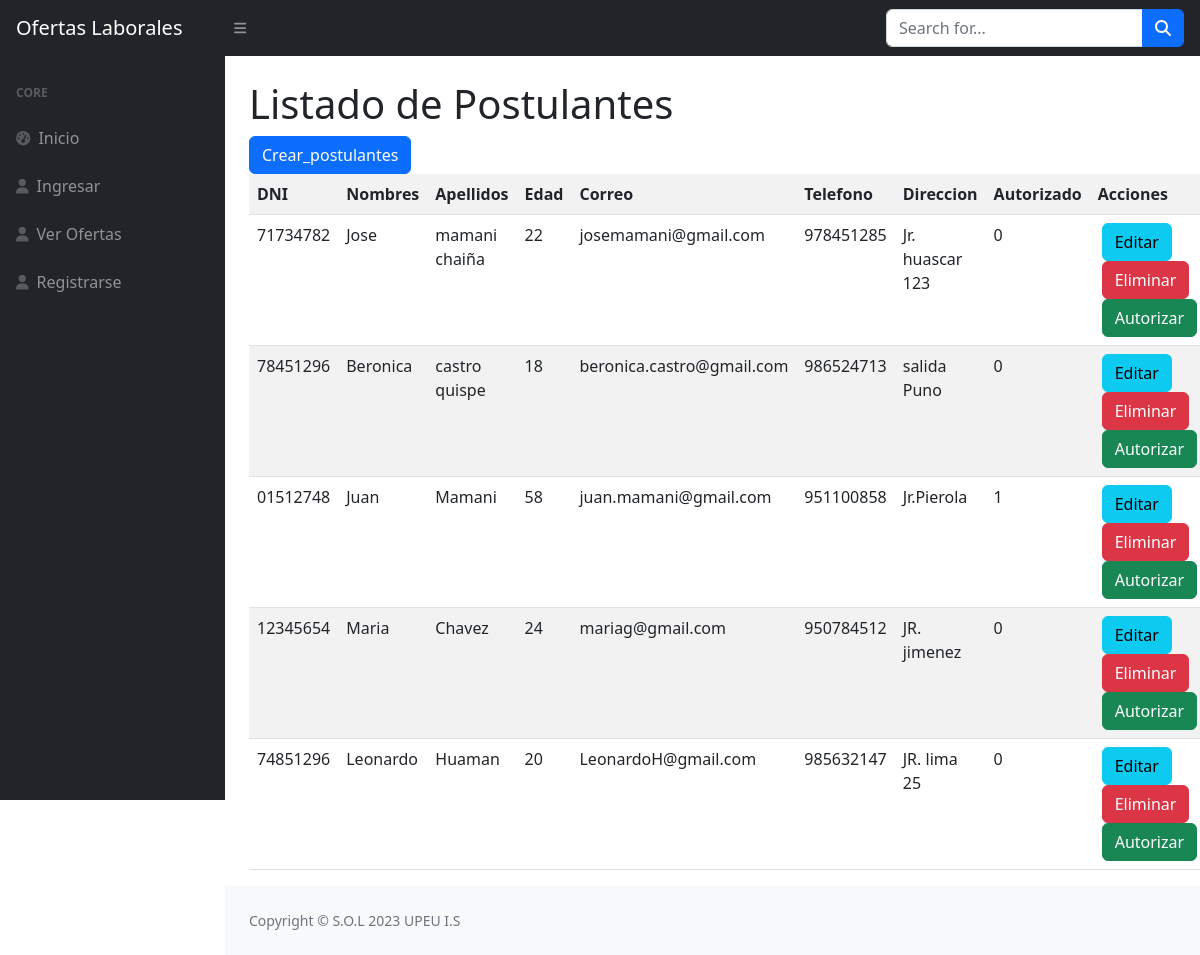
/source/admin/listar_postulantes.php, run on the app's committed database.
### tables this page shows
CREATE TABLE `postulantes` (
  `id` int(3) NOT NULL,
  `dni` varchar(10) NOT NULL DEFAULT '',
  `nombres` varchar(128) NOT NULL DEFAULT '',
  `apellidos` varchar(128) NOT NULL DEFAULT '',
  `edad` int(11) DEFAULT NULL,
  `correo` varchar(256) NOT NULL DEFAULT '',
  `telefono` varchar(10) DEFAULT '',
  `direccion` varchar(128) NOT NULL DEFAULT '',
  `estado_civil` varchar(64) NOT NULL DEFAULT '',
  `especialidad` varchar(256) NOT NULL DEFAULT '',
  `archivo_cv` blob NOT NULL,
  `autorizado` tinyint(1) NOT NULL DEFAULT 0,
  `id_usuario` int(4) NOT NULL DEFAULT 0
);

### source/admin/listar_postulantes.php (the view, shortened to what this page needs)
<?php
    include("../../includes/header.php");
    $conexion = conectar();
?>
<main>
     <div class="container-fluid px-4">
            <h1 class="mt-4">Listado de Postulantes</h1>
            <?php
                $sql="SELECT * FROM postulantes";
                $registros=mysqli_query($conexion,$sql);
                echo '<button class="btn btn-primary" onClick="f_crear_postulantes()" >Crear_postulantes</button>';
                echo '<table class="table table-striped">';
                echo '<th>DNI</th>';
                echo '<th>Nombres</th>';
                echo '<th>Apellidos</th>';
                echo '<th>Edad</th>';
                echo '<th>Correo</th>';
                echo '<th>Telefono</th>';
                echo '<th>Direccion</th>';
                echo '<th>Autorizado</th>';
                echo '<th>Acciones</th>';
                while($fila=mysqli_fetch_assoc($registros)){
                    echo '<tr>';
                        echo '<td>'.$fila['dni'].'</td>';
                        echo '<td>'.$fila['nombres'].'</td>';
                        echo '<td>'.$fila['apellidos'].'</td>';
                        echo '<td>'.$fila['edad'].'</td>';
                        echo '<td>'.$fila['correo'].'</td>';
                        echo '<td>'.$fila['telefono'].'</td>';
                        echo '<td>'.$fila['direccion'].'</td>';
                        echo '<td>'.$fila['autorizado'].'</td>';
                        echo '<td>';
                        echo '<button class="btn btn-info mx-1" onClick="f_editar_postulante('.$fila['id'].')">Editar</button>';
                        echo '<button class="btn btn-danger mx-1" onClick="f_eliminar_postulante('.$fila['id'].')">Eliminar</button>';
                        echo '<button class="btn btn-success mx-1" onClick="f_autorizar_postulante('.$fila['id'].')">Autorizar</button>';
                        echo '</td>';
                    echo '</tr>';
                }
                echo '</table>';
            ?>
    </div>
</main>
<?php
    include("../../includes/footer.php");
?>

### includes/header.php (shortened to what this page needs)
<!DOCTYPE html>
<html lang="en">
    <head>
        <link href="https://cdn.jsdelivr.net/npm/simple-datatables@7.1.2/dist/style.min.css" rel="stylesheet" />
        <link href="http://localhost/ofertas/plantilla/css/styles.css" rel="stylesheet" />
    </head>
    <body class="sb-nav-fixed">
        <nav class="sb-topnav navbar navbar-expand navbar-dark bg-dark">
            <a class="navbar-brand ps-3" href="index.html">Ofertas Laborales</a>
            <button class="btn btn-link btn-sm order-1 order-lg-0 me-4 me-lg-0" id="sidebarToggle" href="#!"><i class="fas fa-bars"></i></button>
            <form class="d-none d-md-inline-block form-inline ms-auto me-0 me-md-3 my-2 my-md-0">
                <div class="input-group">
                    <input class="form-control" type="text" placeholder="Search for..." aria-label="Search for..." aria-describedby="btnNavbarSearch" />
                    <button class="btn btn-primary" id="btnNavbarSearch" type="button"><i class="fas fa-search"></i></button>
                </div>
            </form>
        </nav>
        <div id="layoutSidenav">
            <div id="layoutSidenav_nav">
                <nav class="sb-sidenav accordion sb-sidenav-dark" id="sidenavAccordion">
                    <div class="sb-sidenav-menu">
                        <div class="nav">
                            <div class="sb-sidenav-menu-heading">Core</div>
                            <a class="nav-link" href="<?=RUTA_GENERAL; ?>index.php">
                                <div class="sb-nav-link-icon"><i class="fas fa-tachometer-alt"></i></div>
                                Inicio
                            </a>
                        </div>
                        <?php if(!isset($_SESSION['S_USUARIO'])) {?>
                            <div class="nav">
                                <a class="nav-link" href="<?=RUTA_GENERAL; ?>source/ingresar.php">
                                    <div class="sb-nav-link-icon"><i class="fas fa-user"></i></div>
                                    Ingresar
                                </a>
                            </div>
                        <?php } ?>
                            <div class="nav">
                                <a class="nav-link" href="">
                                    <div class="sb-nav-link-icon"><i class="fas fa-user"></i></div>
                                    Ver Ofertas
                                </a>
                            </div>
                            <div class="nav">
                                <a class="nav-link" href="<?=RUTA_GENERAL; ?>source/admin/crear_postulantes.php">
                                    <div class="sb-nav-link-icon"><i class="fas fa-user"></i></div>
                                    Registrarse
                                </a>
                            </div>
                    </div>
                </nav>
            </div>
            <div id="layoutSidenav_content">

### includes/footer.php (shortened to what this page needs)
<footer class="py-4 bg-light mt-auto">
                    <div class="container-fluid px-4">
                        <div class="d-flex align-items-center justify-content-between small">
                            <div class="text-muted">Copyright &copy; S.O.L 2023 UPEU I.S</div>
                        </div>
                    </div>
                </footer>
            </div>
        </div>
    </body>
</html>

### data on the page
postulantes: dni "71734782", nombres "Jose", apellidos "mamani chaiña", edad "22", correo "josemamani@gmail.com", telefono "978451285", direccion "Jr. huascar 123", autorizado "0"
postulantes: dni "78451296", nombres "Beronica", apellidos "castro quispe", edad "18", correo "beronica.castro@gmail.com", telefono "986524713", direccion "salida Puno", autorizado "0"
postulantes: dni "01512748", nombres "Juan", apellidos "Mamani", edad "58", correo "juan.mamani@gmail.com", telefono "951100858", direccion "Jr.Pierola", autorizado "1"
postulantes: dni "12345654", nombres "Maria", apellidos "Chavez", edad "24", correo "mariag@gmail.com", telefono "950784512", direccion "JR. jimenez", autorizado "0"
postulantes: dni "74851296", nombres "Leonardo", apellidos "Huaman", edad "20", correo "LeonardoH@gmail.com", telefono "985632147", direccion "JR. lima 25", autorizado "0"
